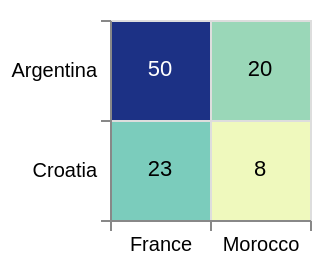

Here is the Vega-Lite specification saved for this chart:
### Vega-Lite specification from a JSON file in a GitHub repository (floating-point values rounded to 4 significant figures)
{"$schema": "https://vega.github.io/schema/vega-lite/v5.json", "data": {"values": [{"x": "Argentina", "y": "France", "Change": 50}, {"x": "Croatia", "y": "Morocco", "Change": 8}, {"x": "Argentina", "y": "Morocco", "Change": 20}, {"x": "Croatia", "y": "France", "Change": 23}]}, "width": 100, "height": 100, "encoding": {"y": {"field": "x", "type": "ordinal", "title": null}, "x": {"field": "y", "type": "ordinal", "title": null, "axis": {"labelAngle": 0}}}, "layer": [{"mark": "rect", "encoding": {"color": {"field": "Change", "type": "quantitative", "legend": null}}}, {"mark": "text", "encoding": {"text": {"field": "Change", "type": "quantitative"}, "color": {"condition": {"test": "datum['Change'] < 40", "value": "black"}, "value": "white"}}}], "config": {"axis": {"grid": true, "tickBand": "extent"}}}
